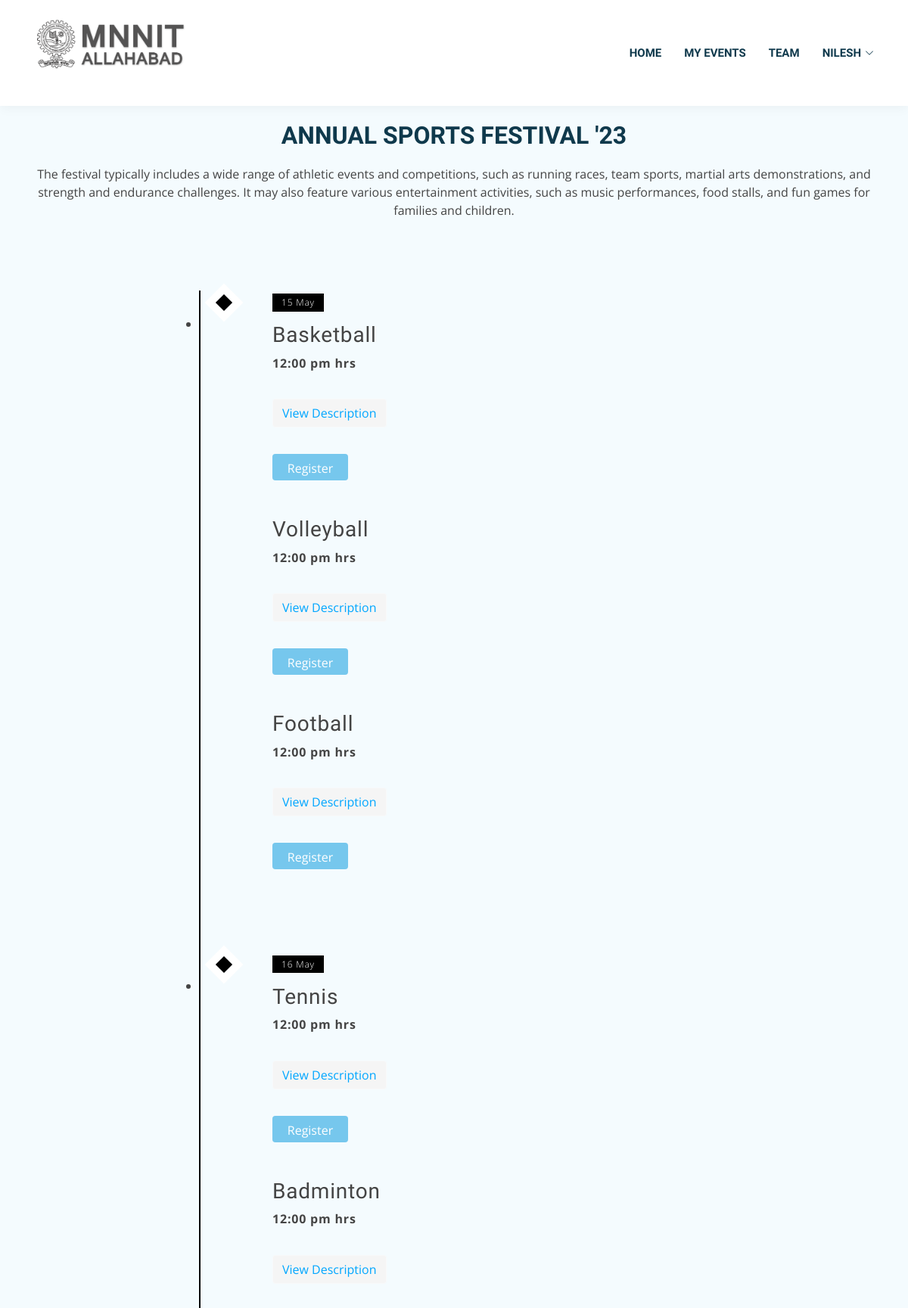
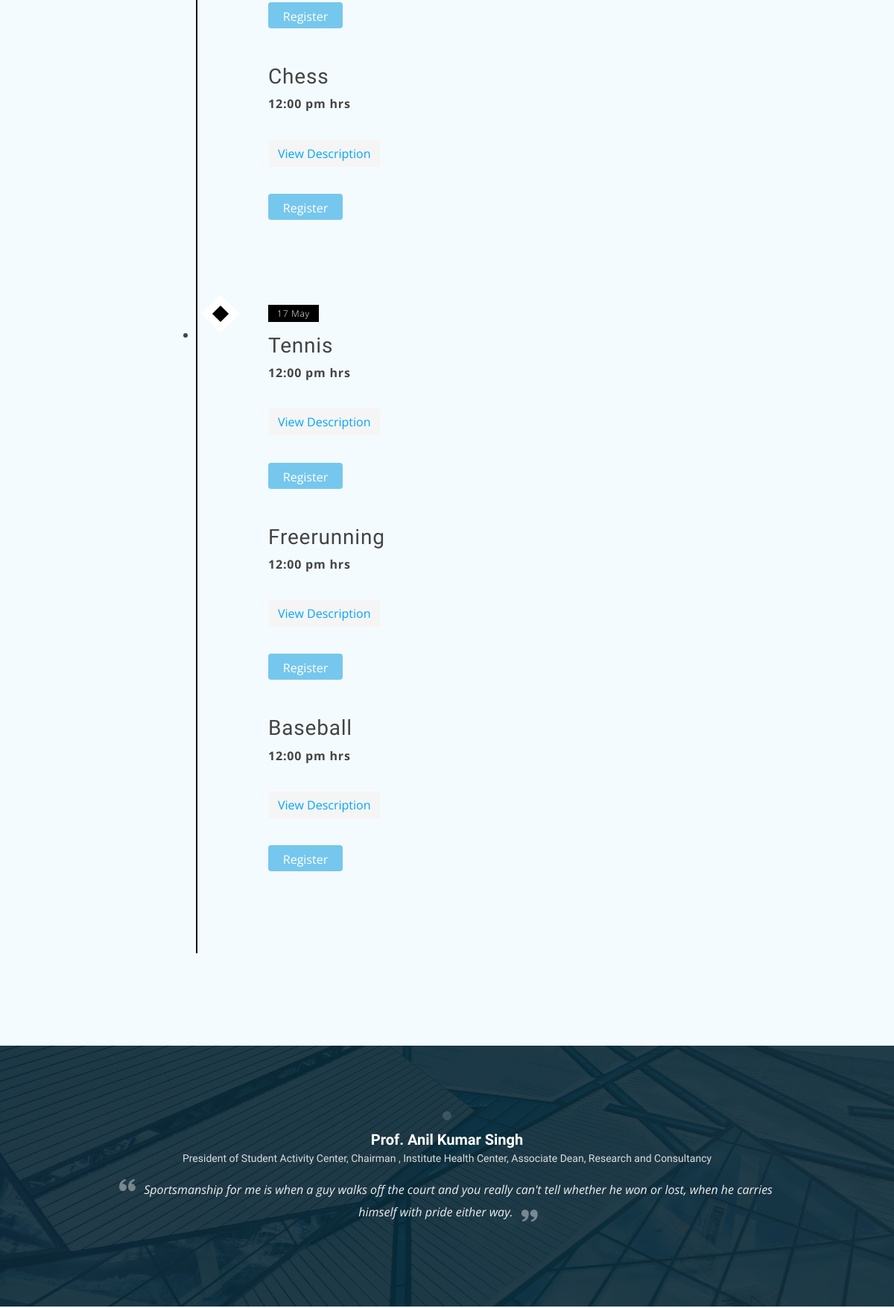
Page / (signed in, upper part) on the committed database (2 pictures, top to bottom).
### app.py (models this page shows)
class user_db(UserMixin, db.Model):
    sno = db.Column(db.Integer, primary_key=True)
    username = db.Column(db.String(50), nullable=False, unique=True)
    password = db.Column(db.String(100), nullable=False)
    date_created = db.Column(db.DateTime, default=datetime.now)
    def get_id(self):
        return self.sno

class event_db(db.Model):
    index = db.Column(db.Integer, primary_key=True)
    Name = db.Column(db.Text)
    date_and_time=db.Column(db.Text)
    date=db.Column(db.Text)
    time=db.Column(db.Text)
    Overview = db.Column(db.Text)
    Poster_Url = db.Column(db.Text)
    cam1 = db.Column(db.Text)
    cam2 = db.Column(db.Text)
    cam3 = db.Column(db.Text)
    cam4 = db.Column(db.Text)
    date_created = db.Column(db.DateTime)

### app.py (the view)
@app.route('/')
def home(message=None):
    user= load_user(current_user.get_id())
    days=defaultdict(list)
    allevents=event_db.query.order_by(
                event_db.date_created).all()
    for event in allevents:
        days[event.date].append(event)
    if message:
        if user:
            return render_template('events.html',days=days,myevents=False,user=user,message=message)
        else:
            return render_template('events.html',days=days,myevents=False,user=False,message=message)
    if user:
        return render_template('events.html',days=days,myevents=False,user=user)
    else:
        return render_template('events.html',days=days,myevents=False,user=False)

### app.py (called while the page is built)
@login.user_loader
def load_user(sno):
    return user_db.query.get(sno)

### templates/events.html (shortened to what this page needs)
<!DOCTYPE html>
<html lang="en">
<head>
  <link href="{{ url_for('static', filename='assets/vendor/bootstrap/css/bootstrap.min.css')}}" rel="stylesheet">
  <link href="{{ url_for('static', filename='assets/vendor/bootstrap-icons/bootstrap-icons.css')}}" rel="stylesheet">
  <link href="{{ url_for('static', filename='assets/vendor/boxicons/css/boxicons.min.css')}}" rel="stylesheet">
  <link href="{{ url_for('static', filename='assets/vendor/glightbox/css/glightbox.min.css')}}" rel="stylesheet">
  <link href="{{ url_for('static', filename='assets/vendor/swiper/swiper-bundle.min.css')}}" rel="stylesheet">
  <link rel="stylesheet" href="https://cdn.jsdelivr.net/npm/bootstrap@4.0.0/dist/css/bootstrap.min.css">
  <link rel="stylesheet" href="https://cdnjs.cloudflare.com/ajax/libs/meyer-reset/2.0/reset.min.css">
  <link href="{{ url_for('static', filename='assets/css/style.css')}}" rel="stylesheet">
</head>
<body>
  <header id="header" class="fixed-top">
    <div class="container d-flex align-items-center justify-content-between">
      <a href="index.html" class=""><img src="{{ url_for('static', filename='assets/img/logo.png')}}" alt="" class="" width="200" height="100"></a>
      <nav id="navbar" class="navbar">
        <ul>
          <li><a class="nav-link scrollto" href="/">Home</a></li>
          <li><a class="nav-link scrollto" href="/myevents">My Events</a></li>
          <li><a class="nav-link scrollto" href="#team">Team</a></li>
          {% if user %}
          <li class="dropdown"><a href="#"><span>{{user.username}}</span> <i class="bi bi-chevron-down"></i></a>
          </li>
          {% else %}
          <li><a class="nav-link scrollto" href="/login">Login</a></li>
          <li><a class="nav-link scrollto" href="/signup">Signup</a></li>
          {% endif %}
        </ul>
      </nav>
    </div>
  </header>
  <section id="services" class="services section-bg" style="margin-top: 100px;">
        <div class="container">
          <div class="section-title">
            <h2>Annual Sports Festival '23</h2>
            <p>The festival typically includes a wide range of athletic events and competitions, such as running races, team sports, martial arts demonstrations, and strength and endurance challenges. It may also feature various entertainment activities, such as music performances, food stalls, and fun games for families and children. </p>
          </div>
          <ul class="timeline">
            {% for events in days %}
            <li class="timeline-event">
              <label class="timeline-event-icon"></label>
              <div class="timeline-event-copy">
                <p class="timeline-event-thumbnail">{{events}}</p>
                {% for event in days[events] %}
                <h3>{{event.Name}}</h3>
                <p><strong>{{event.time}} hrs</strong>
                  <div >
                    <button  class="btn btn-light" style="background-color:rgb(245, 245, 245);color:rgb(0, 166, 255);" data-toggle="collapse" data-target="#collapseOne{{event.index}}" aria-expanded="true" aria-controls="collapseOne">
                          View Description
                    </button>
                  </div>
                </p>
                {% if myevents %}
                <a href="/stream/{{event.index}}/{{event.cam1}}"><button type="button" style="background-color:#76c7ed; color:#ffffff; width:100px; height:35px;" class="btn">View</button></a>
                {% else %}
                <a href="/register/{{event.index}}"><button type="button" style="background-color:#76c7ed; color:#ffffff; width:100px; height:35px;" class="btn">Register</button></a>
                {% endif%}
                  <br>
                  <br>
                  <br>
                {% endfor %}
    </div>
            </li>
            {% endfor %}
          </ul>
        </div>
      </section>
    <section id="testimonials" class="testimonials">
      <div class="container position-relative">
        <div class="testimonials-slider swiper" data-aos="fade-up" data-aos-delay="100">
          <div class="swiper-wrapper">
            <div class="swiper-slide">
              <div class="testimonial-item">
                <img src="" class="testimonial-img" alt="">
                <h3>Prof. Anil Kumar Singh</h3>
                <h4>President of Student Activity Center,
                  Chairman , Institute Health Center,
                  Associate Dean, Research and Consultancy</h4>
                <p>
                  <i class="bx bxs-quote-alt-left quote-icon-left"></i>
                  Sportsmanship for me is when a guy walks off the court and you really can't tell whether he won or lost, when he carries himself with pride either way.
                  <i class="bx bxs-quote-alt-right quote-icon-right"></i>
                </p>
              </div>
            </div>
          </div>
        </div>
      </div>
    </section>
</body>
</html>

### static/assets/css/style.css (style rules this page uses)
.timeline { font-size: 1em; font-weight: 300; line-height: 1.5; letter-spacing: 0.05em; }
* { -moz-box-sizing: border-box; -webkit-box-sizing: border-box; box-sizing: border-box; }
.timeline { margin: 4em auto; position: relative; max-width: 46em; }
.timeline:before { background-color: black; content: ''; margin-left: -1px; position: absolute; top: 0; left: 2em; width: 2px; height: 100%; }
.timeline-event { position: relative; }
.timeline-event-copy { padding: 2em; position: relative; top: -1.875em; left: 4em; width: 80%; }
.timeline-event-copy h3 { font-size: 1.75em; }
.timeline-event-copy strong { font-weight: 700; }
.timeline-event-copy p:not(.timeline-event-thumbnail) { padding-bottom: 1.2em; }
.timeline-event-icon { -moz-transition: -moz-transform 0.2s ease-in; -o-transition: -o-transform 0.2s ease-in; -webkit-transition: -webkit-transform 0.2s ease-in; transition: transform 0.2s ease-in; -moz-transform: rotate(45deg); -ms-transform: rotate(45deg); -webkit-transform: rotate(45deg); transform: rotate(45deg); background-color: black; outline: 10px solid white; display: block; margin: 0.5em 0.5em 0.5em -0.5em; position: absolute; top: 0; left: 2em; width: 1em; height: 1em; }
.timeline-event-thumbnail { -moz-transition: box-shadow 0.5s ease-in 0.1s; -o-transition: box-shadow 0.5s ease-in 0.1s; -webkit-transition: box-shadow 0.5s ease-in; -webkit-transition-delay: 0.1s; transition: box-shadow 0.5s ease-in 0.1s; color: white; font-size: 0.75em; background-color: black; -moz-box-shadow: inset 0 0 0 0em #ef795a; -webkit-box-shadow: inset 0 0 0 0em #ef795a; box-shadow: inset 0 0 0 0em #ef795a; display: inline-block; margin-bottom: 1.2em; padding: 0.25em 1em 0.2em 1em; }
body { font-family: "Open Sans", sans-serif; color: #444444; }
a { text-decoration: none; color: #49b5e7; }
h1, h2, h3, h4, h5, h6 { font-family: "Dosis", sans-serif; }
#header { background: #fff; transition: all 0.5s; z-index: 997; padding: 20px 0; box-shadow: 0px 2px 15px rgba(0, 0, 0, 0.05); }
.navbar { padding: 0; }
.navbar ul { margin: 0; padding: 0; display: flex; list-style: none; align-items: center; }
.navbar li { position: relative; }
.navbar a, .navbar a:focus { display: flex; align-items: center; justify-content: space-between; padding: 10px 0 10px 30px; font-family: "Dosis", sans-serif; font-size: 15px; font-weight: 600; color: #0f394c; white-space: nowrap; transition: 0.3s; text-transform: uppercase; }
.navbar a i, .navbar a:focus i { font-size: 12px; line-height: 0; margin-left: 5px; }
section { padding: 60px 0; overflow: hidden; }
.section-bg { background-color: #f4fbfe; }
.section-title { text-align: center; padding-bottom: 30px; }
.section-title h2 { font-size: 32px; font-weight: bold; text-transform: uppercase; margin-bottom: 20px; padding-bottom: 0; color: #0f394c; }
.section-title p { margin-bottom: 0; }
.testimonials { padding: 80px 0; background: url("../img/cta-bg.jpg") no-repeat; background-position: center center; background-size: cover; position: relative; }
.testimonials::before { content: ""; position: absolute; left: 0; right: 0; top: 0; bottom: 0; background: rgba(11, 41, 55, 0.9); }
.testimonials .testimonials-carousel, .testimonials .testimonials-slider { overflow: hidden; }
.testimonials .testimonial-item { text-align: center; color: #fff; }
.testimonials .testimonial-item .testimonial-img { width: 100px; border-radius: 50%; border: 6px solid rgba(255, 255, 255, 0.15); margin: 0 auto; }
.testimonials .testimonial-item h3 { font-size: 20px; font-weight: bold; margin: 10px 0 5px 0; color: #fff; }
.testimonials .testimonial-item h4 { font-size: 14px; color: #ddd; margin: 0 0 15px 0; }
.testimonials .testimonial-item .quote-icon-left, .testimonials .testimonial-item .quote-icon-right { color: rgba(255, 255, 255, 0.4); font-size: 26px; }
.testimonials .testimonial-item .quote-icon-left { display: inline-block; left: -5px; position: relative; }
.testimonials .testimonial-item .quote-icon-right { display: inline-block; right: -5px; position: relative; top: 10px; }
.testimonials .testimonial-item p { font-style: italic; margin: 0 auto 15px auto; color: #eee; }
@media (min-width: 992px) { .testimonials .testimonial-item p { width: 80%; } }

### rows in the picture
user_db: username "NILESH"
event_db: date "15 May", Name "Basketball", time "12:00 pm"
event_db: Name "Volleyball", time "12:00 pm"
event_db: Name "Football", time "12:00 pm"
event_db: date "16 May", Name "Tennis", time "12:00 pm"
event_db: Name "Badminton", time "12:00 pm"
event_db: Name "Chess", time "12:00 pm"
event_db: date "17 May", Name "Tennis", time "12:00 pm"
event_db: Name "Freerunning", time "12:00 pm"
event_db: Name "Baseball", time "12:00 pm"
